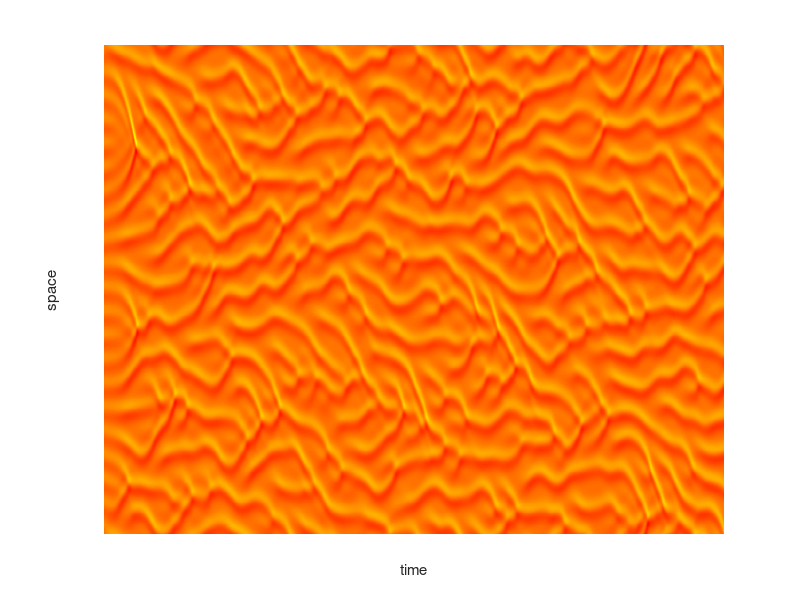

Here is the MATLAB script that generated this plot:
clc;
clear;

% Size of the domain
L = 128;

% Max time
T = 400;

% Number of intervals in the x direction
n = 1024;

% Number of intervals in time (A small solution leads to instabilities
% related to the implicit - explicit scheme)
Nt = 2400;

% The mesh size h
h = L / n;
x = linspace(0, L, n+1);

% Time
dt = T / (Nt);
t = linspace(0, L, Nt+1);

% One dimensional discrete first derivative (Central Diff)
e = ones(n,1);
F = spdiags([-e e],[-1 1],n,n) / (2 * h);
% Periodic boundary
F(1,n) = -1;
F(n,1) = 1;

% One dimensional discrete second derivative (\Delta)
T = - gallery("tridiag", n);
% Periodic Boundary
T(1,n) = 1; T(n,1) = 1;
T = T / (h^2);

% One dimensional discrete forth derivative (\Delta^2)
T2 = T'*T;

% Identity matrix
I = speye(n);

% Forming the (Fully Implicit Linear part - Explicit Nonlinear part)
A = I+dt*T+dt*T2;

% Matrix to retain solution at each timestep
S = zeros(n,Nt+1);

% Initial condition
S(:,1) = cos(x(1:end-1)') + 0.1*cos(x(1:end-1)'/16).*(1+2*sin(x(1:end-1)'/16));

% Iterative solution
for i=1:Nt
    S(:,i+1)=A\(S(:,i)-dt*(F*S(:,i)).*S(:,i));
end

% Plot time evolution and account for periodic boundary
imagesc([S;S(1,:)]);colormap autumn;axis off;xlabel('time');ylabel('space');